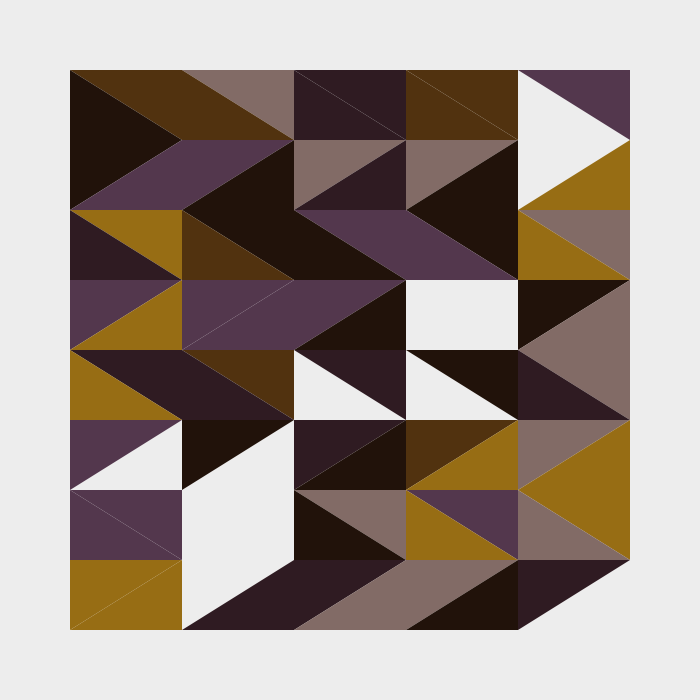
Frame 1 (no input)
Frame 60 (the mouse pressed at the canvas centre just before this capture): identical to frame 1, image omitted
Frame 120 (the mouse held since frame 60 and released just before this capture): identical to frame 1, image omitted

The Processing sketch that drew this single still picture (run headless with seeded random() and noise(); from frame 60 on, the mouse is pressed at the canvas centre):

// Processing sketch: processing_143043
// ── processing_143043.pde

/*----------------------------------
    
 Copyright by Diana Lange 2014
 Don't use without any permission
  
 This sketch is based on:
 #508 Aztec reviva by Geometry Daily
 http://geometrydaily.tumblr.com/post/58420312777/508-aztec-revival
    
 mail: kontakt@diana-lange.de
 web: diana-lange.de
 facebook: https://www.facebook.com/DianaLangeDesign
 flickr: http://www.flickr.com/photos/dianalange/collections/
 tumblr: http://dianalange.tumblr.com/
 twitter: http://twitter.com/DianaOnTheRoad
 --------------------------------------*/
 
int margin;
int columns = 5;
int rows = 8;
int randomSeedNum = (int) random (100000);

color c [] = {
  (#51320f), //mittelbraun
  (#976d14), //sand
  (#53374d), //violett
  (#21120a), //dunkelbraun
  (#2f1b22), //dunkelviolett
  (#826b66), //beige
  color (255, 0) //transparent
};

void setup()
{
  size (700, 700);
  smooth();

  margin = width /10;
}

void draw ()
{
  background (237);

  randomSeed (randomSeedNum);

  float columnSteps = (width - 2*margin) / columns;
  float rowSteps = (height - 2*margin) / rows;

  noStroke();
  for (int i = 0; i < rows; i++)
  {
    float y = margin + i*rowSteps;

    for (int j = 0; j < columns; j++)
    {
      float x = margin + j * columnSteps;

      if (i % 2 == 0)
      {
        fill (c[(int) random (c.length)]);
        triangle (x, y, x+columnSteps, y, x+columnSteps, y+rowSteps);
        fill (c[(int) random (c.length)]);
        triangle (x, y, x, y+rowSteps, x+columnSteps, y+rowSteps);
      }
      else
      {
        fill (c[(int) random (c.length)]);
        triangle (x, y, x+columnSteps, y, x, y + rowSteps);
        fill (c[(int) random (c.length)]);
        triangle (x+columnSteps, y, x+columnSteps, y+ rowSteps, x, y + rowSteps);
      }
    }
  }
}

void newColorSet ()
{
  randomSeed (second () + millis());
  colorMode (HSB, 360, 100, 100);

  float h = random (360);
  float s = random (10, 50);
  c [0] = color (h, s+random (20), random (20, 50));
  c [1] = color (h, s+random (20), random (50, 75));
  c [2] = color (h, s+random (20), random (75, 100));

  h = random (360);
  s = random (30, 70);
  c [3] = color (h, s-random (20), random (10, 30));
  c [4] = color (h, s-random (20), random (30, 60));
  c [5] = color (h, s-random (20), random (60, 90));

  colorMode (RGB, 255, 255, 255);
}

void mouseDragged ()
{
  if (mouseButton == LEFT) rows = (int) map (mouseY, 0, height, 1, 30);
  else columns = (int) map (mouseX, 0, width, 1, 30);
}

void presets ()
{
  c [0] = (#51320f);
  c [1] = (#976d14);
  c [2] = (#53374d);
  c [3] = (#21120a);
  c [4] = (#2f1b22);
  c [5] = (#826b66);
  margin = width /10;
  columns = 5;
  rows = 8;
}

void keyPressed ()
{
  if (key == 'p') presets();
  if (key == 'c') newColorSet();

  if (key == 'm') randomSeedNum++;
  if (key == 'n') randomSeedNum--;

  if (key == 'b') {
    margin+=2;   
    if (margin > width/2) margin = width/2;
  }
  if (key == 'v') 
  {
    margin--;
    if (margin < 0) margin = 0;
  }
}
